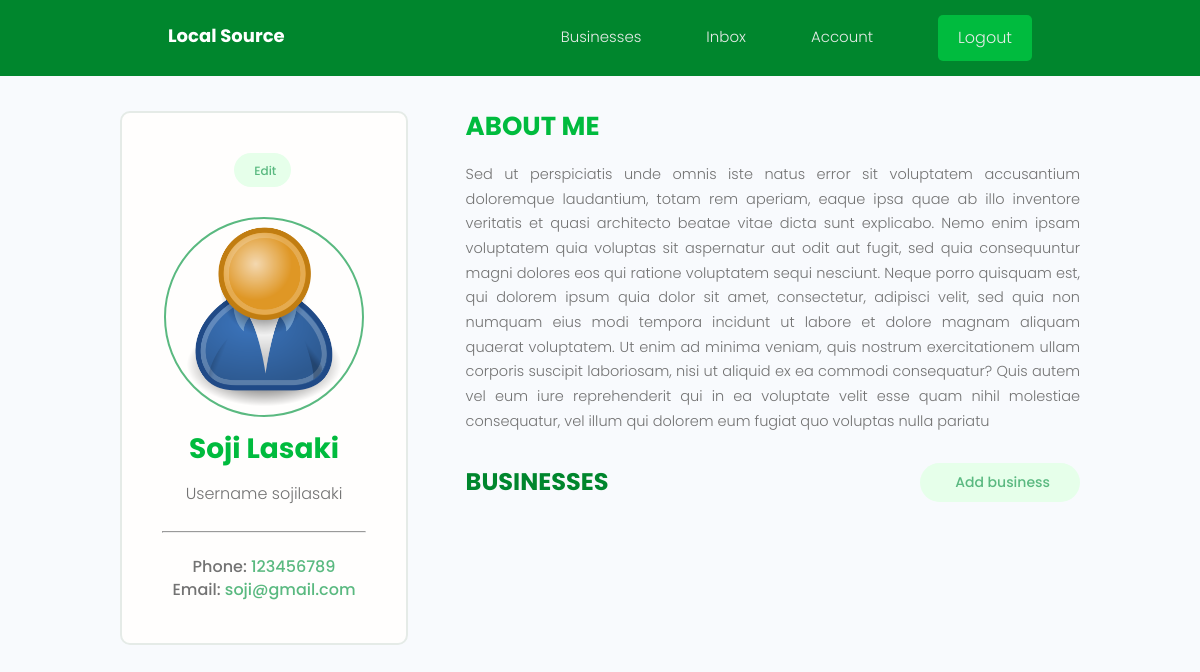
The app's page /users/account/ (signed in), older data.
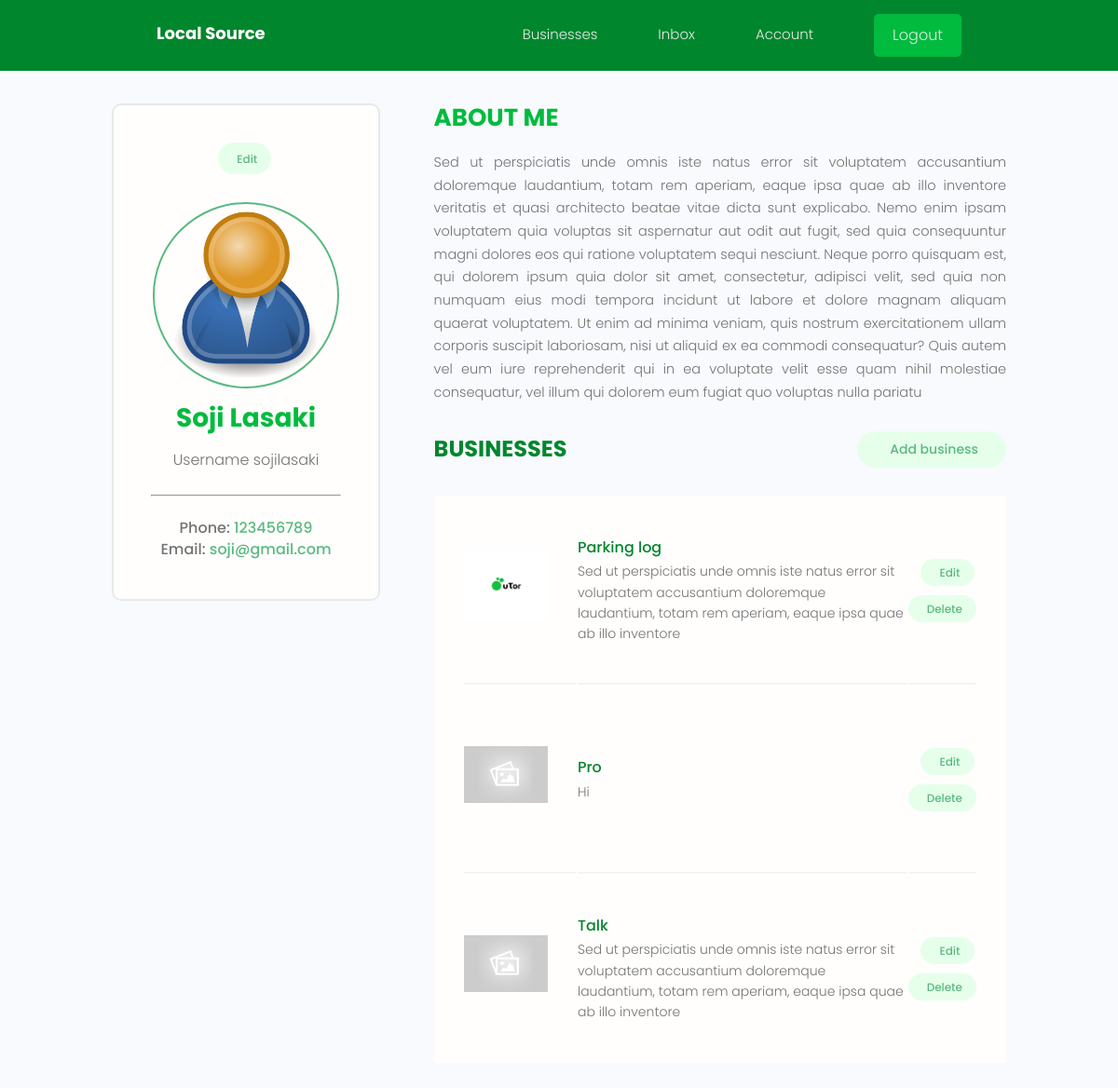
The same page, newer data.
### Users/models.py (models this page shows, shortened)
class Profile(models.Model):
    user = models.OneToOneField(User, on_delete=models.CASCADE)
    first_name = models.CharField(max_length=200)
    last_name = models.CharField(max_length=200)
    username = models.CharField(max_length=200, unique=True)
    is_admin = models.BooleanField(default=False)
    bio = models.TextField(blank=True, null=True)
    profile_image = models.ImageField(null=True, blank=True, upload_to='profiles/', default="profiles/user-default.png")
    phone_number = models.IntegerField(blank=True, null=True)
    email = models.EmailField()
    id = models.UUIDField(primary_key=True, default=uuid.uuid4, editable=False, unique=True)
    created = models.DateTimeField(auto_now_add=True)
    @property
    def imageURL(self):
        try:
            url = self.profile_image.url
        except:
            url = ''
        return url

### Business/models.py (models this page shows, shortened)
class Business(models.Model):
    OPTIONS = (
        ("Approved", "Approved"),
        ("Pending", "Pending"),
        ("Declined", "Declinedz")
    )
    approval_state = models.CharField(max_length=10, choices=OPTIONS, null=True, blank=True)
    owner = models.ForeignKey(Profile, on_delete=models.CASCADE)
    name = models.CharField(max_length=200)
    categories = models.ManyToManyField("Category", blank=True)
    description = models.TextField(null=True, blank=True)
    address = models.ForeignKey("Address", on_delete=models.CASCADE)
    image = models.ImageField(null=True, blank=True, default="default.jpg")
    phone_number = models.IntegerField(blank=True, null=True)
    email = models.EmailField()
    website = models.CharField(max_length=200, null=True, blank=True)
    vote_total = models.IntegerField(default=0, null=True, blank=True)
    vote_ratio = models.IntegerField(default=0, null=True, blank=True)
    id = models.UUIDField(primary_key=True, default=uuid.uuid4, editable=False, unique=True)
    created = models.DateTimeField(auto_now_add=True)
    class Meta:
        verbose_name_plural = "Businesses"
        ordering = ['-vote_ratio', '-vote_total', 'name']
    @property
    def imageURL(self):
        try:
            url = self.image.url
        except:
            url = ''
        return url

### Users/views.py (the view)
# urls.py: path('account/', views.account, name="account"),
@login_required(login_url="login")
def account(request):
    profile = request.user.profile
    businesses = profile.business_set.all()
    context = {'profile':profile, 'businesses':businesses}
    return render(request, "users/account.html", context)

### Users/templates/Users/account.html (shortened to what this page needs)
{% extends 'main.html' %}
{% block content %}
<main class="settingsPage profile my-md">
  <div class="container">
    <div class="layout">
      <div class="column column--1of3">
        <div class="card text-center">
          <div class="card__body dev">
            {% if user.id == profile.user.id%}
                <a class="tag tag--pill tag--main settings__btn" href="{% url 'edit-account' %}">
                Edit</a>
              {% endif %}
            <img class="avatar avatar--xl dev__avatar" src="{{profile.imageURL}}" />
            <h2 class="dev__name">{{profile.first_name}} {{profile.last_name}}</h2>
            <p class="dev__location">Username {{profile.username}}</p>
            <br>
            <hr>
            <br>
            <p class="dev__title">Phone:
                <a href="tel:+{{profile.phone_number}}"">{{profile.phone_number}}</a>
            </p>
            <p class="dev__title">Email: <a href="mailto:{{profile.email}}"">{{profile.email}}</a></p>
          </div>
        </div>
      </div>
      <div class="column column--2of3">
        <div class="devInfo">
          <h3 class="devInfo__title">About Me</h3>
          <p class="devInfo__about">{{profile.bio}}</p>
        </div>
        <div class="settings">
          <h3 class="settings__title">Businesses</h3>
          <a class="tag tag--pill tag--main settings__btn tag--lg" href="{% url 'create-business' %}"> Add business</a>
        </div>
        <table class="settings__table">
          {% for business in businesses %}
          <tr>
            <td class="settings__thumbnail">
              <a href="{% url 'single-business' business.id %}"><img src="{{business.imageURL}}" alt="business Thumbnail" /></a>
            </td>
            <td class="settings__tableInfo">
              <a href="{% url 'single-business' business.id %}">{{business.name}}</a>
              <p>{{business.description|slice:"150"}}</p>
            </td>
            <td class="settings__tableActions">
              <a class="tag tag--pill tag--main settings__btn" href="{% url 'update-business' business.id %}"> Edit</a>
              <a class="tag tag--pill tag--main settings__btn"
                href="{% url 'delete-business'  business.id %}?next=/account">
                Delete</a>
            </td>
          </tr>
          {% endfor %}
        </table>
      </div>
    </div>
  </div>
</main>
{% endblock %}

### templates/main.html (shortened to what this page needs)
<!DOCTYPE html>
{% load static %}
<html>
<head>
    <link rel="stylesheet" href="https://cdn.iconmonstr.com/1.3.0/css/iconmonstr-iconic-font.min.css" />
    <link rel="stylesheet" href="{% static 'uikit/styles/uikit.css' %}" />
    <link rel="stylesheet" href="{% static 'styles/app.css' %}" />
</head>
<body>
    {% include 'main_navbar.html' %}
    {% block content %}
    {% endblock content %}
</body>
</html>

### templates/main_navbar.html (shortened to what this page needs)
{% load static %}
<header class="header">
    <div class="container container--narrow">
        <a href="{% url 'account' %}" class="header__logo">
            <h6 style="color:white; font-weight:bold">Local Source</h6
        </a>
        <nav class="header__nav">
            <ul class="header__menu">
                <li class="header__menuItem"><a href="{% url 'businesses' %}">Businesses</a></li>
                {% if request.user.is_authenticated %}
                <li class="header__menuItem"><a href="{% url 'inbox' %}">Inbox</a></li>
                <li class="header__menuItem"><a href="{% url 'account' %}">Account</a></li>
                <li class="header__menuItem"><a href="{% url 'logout' %}" class="btn btn--sub">Logout</a></li>
                {% else %}
                <li class="header__menuItem"><a href="{% url 'login' %}" class="btn btn--sub">Login/Sign Up</a></li>
                {% endif %}
            </ul>
        </nav>
    </div>
</header>

### static/styles/app.css (style rules this page uses)
:root { --color-sub: #00862d; }
.btn--sub { background-color: var(--color-sub-light); }
.card { border: 2px solid var(--color-light); }
img { width: 100%; }
.header { position: sticky; z-index: 111; background-color: var(--color-sub); padding: 1.5rem 0; }
.header > .container { display: flex; justify-content: space-between; align-items: center; }
.header__nav > ul { display: inline-flex; align-items: center; list-style: none; gap: 6.5rem; }
.header__menuItem > a { color: var(--color-light); font-weight: 300; }
.profile .card > .dev { padding: 4rem; }
.dev__avatar { display: block; margin: auto; }
.dev__name { color: var(--color-sub-light); font-size: 2.8rem; font-weight: 700; margin-top: 1rem; margin-bottom: 0.5rem; }
.dev__title { font-size: 1.6rem; font-weight: 500; line-height: 1.3; }
.dev__location { margin-top: 1rem; }
.devInfo { margin-bottom: 3rem; }
.devInfo__title, .devInfo__subtitle { font-size: 2.6rem; color: var(--color-sub-light); text-transform: uppercase; font-weight: 700; margin-bottom: 1.5rem; }
.devInfo__about, .devSkill__info { font-size: 1.45rem; line-height: 1.7; text-align: justify; }
.settingsPage .dev > .settings__btn { display: inline-block; margin-bottom: 3rem; }
.settings { display: flex; justify-content: space-between; align-items: center; }
.settings__title { font-size: 2.4rem; text-transform: uppercase; font-weight: 700; color: var(--color-sub); }
.settings__table { margin-top: 3rem; margin-bottom: 5rem; padding: 0 3rem; background: var(--color-white); }
.settings__table tr { width: 100%; }
.settings__table tr > td { padding: 2rem 0; }
.settings__table tr:not(:last-child) td { border-bottom: 2px solid var(--color-white-light); }
.settings__thumbnail { width: 23%; min-width: 10rem; }
.settings__thumbnail img { padding-right: 3rem; height: 15rem; object-fit: contain; }
.settings__tableInfo { width: 100%; }
.settings__tableInfo h4, .settings__tableInfo a { padding-right: 1rem; width: auto; font-size: 1.6rem; font-weight: 500; color: var(--color-sub); }
.settings__tableInfo p { font-size: 1.4rem; }
.settings__tableActions { text-align: right; }

### static/uikit/styles/modules/_variables.css (style rules this page uses)
:root { --color-main: #5ab980; --color-main-light: #e6ffea; --color-sub: #00862d; --color-sub-light: #00bb3e; --color-sub-lighter: #00ff55; --color-text: #737373; --color-gray: #8b8b8b; --color-light: #e5ebe7; --color-light-gray: #767676; --color-bg: #f8fafd; --color-white: #fffefd; --color-white-light: #f3f3f3; --color-success: #359e64; --color-success-bg: #def8e8; --color-error: #fc4b0b; --color-error-bg: #fff2ee; --font-base: 'Poppins', arial, helvetica, 'Segoe UI', roboto, ubuntu, sans-serif; --font-monospace: 'Fira Code', 'Courier New', courier, monospace; --font-regular: 300; --font-medium: 500; --font-bold: 700; --generic-shadow: 1px 1px 5px #00000010; --generic-transition: all 0.3s ease-in-out; }

### static/uikit/styles/modules/_base.css (style rules this page uses)
* { margin: 0; padding: 0; box-sizing: border-box; text-rendering: optimizeLegibility; color: inherit; font-size: inherit; }
html { font-size: 50%; }
@media only screen and (min-width: 480px) { html { font-size: 56.25%; } }
@media only screen and (min-width: 1200px) { html { font-size: 62.5%; } }
body { line-height: 1.6; font-weight: 400; font-size: 1.5rem; color: var(--color-text); background-color: var(--color-bg); min-height: 100vh; }

### static/uikit/styles/modules/_typography.css (style rules this page uses)
* { font-family: var(--font-base); }
h2 { font-size: 3.6rem; font-weight: var(--font-bold); }
h3 { font-size: 3.2rem; font-weight: var(--font-medium); }
h5, h6 { font-weight: var(--font-regular); }
h6 { font-size: 1.8rem; }
p, span, strong { font-size: 1.6rem; color: var(--color-text); font-weight: var(--font-regular); }
a { padding-bottom: 2px; text-decoration: none; display: inline-block; color: var(--color-main); font-weight: var(--font-medium); }

### static/uikit/styles/modules/_utilities.css (style rules this page uses)
.container { width: 92%; max-width: 165rem; margin: 0 auto; box-sizing: border-box; }
.container--narrow { width: 92%; max-width: 120rem; }
@media screen and (min-width: 1000px) { .container { width: 90%; } }
@media screen and (min-width: 1000px) { .container--narrow { width: 85%; } }
@media screen and (min-width: 1200px) { .container { width: 80%; } }
@media screen and (min-width: 1200px) { .container--narrow { width: 72%; } }
.text-center { text-align: center; }
.my-md { margin: 3rem auto; }

### static/uikit/styles/modules/_avatar.css (style rules this page uses)
.avatar { border-radius: 50%; border: 2px solid var(--color-main); object-fit: cover; }
.avatar--xl { height: 20rem; width: 20rem; }

Row changes from the older to the newer data that the page shows:
now on this page (row edited): Business: imageURL (picture), name "Parking log", description "Sed ut perspiciatis unde omnis iste natus error sit voluptatem accusantium doloremque laudantium, totam rem aperiam, eaque ipsa quae ab illo inventore"
added Business: imageURL (placeholder picture), name "Pro", description "Hi"
now on this page (row edited): Business: imageURL (placeholder picture), name "Talk", description "Sed ut perspiciatis unde omnis iste natus error sit voluptatem accusantium doloremque laudantium, totam rem aperiam, eaque ipsa quae ab illo inventore"
